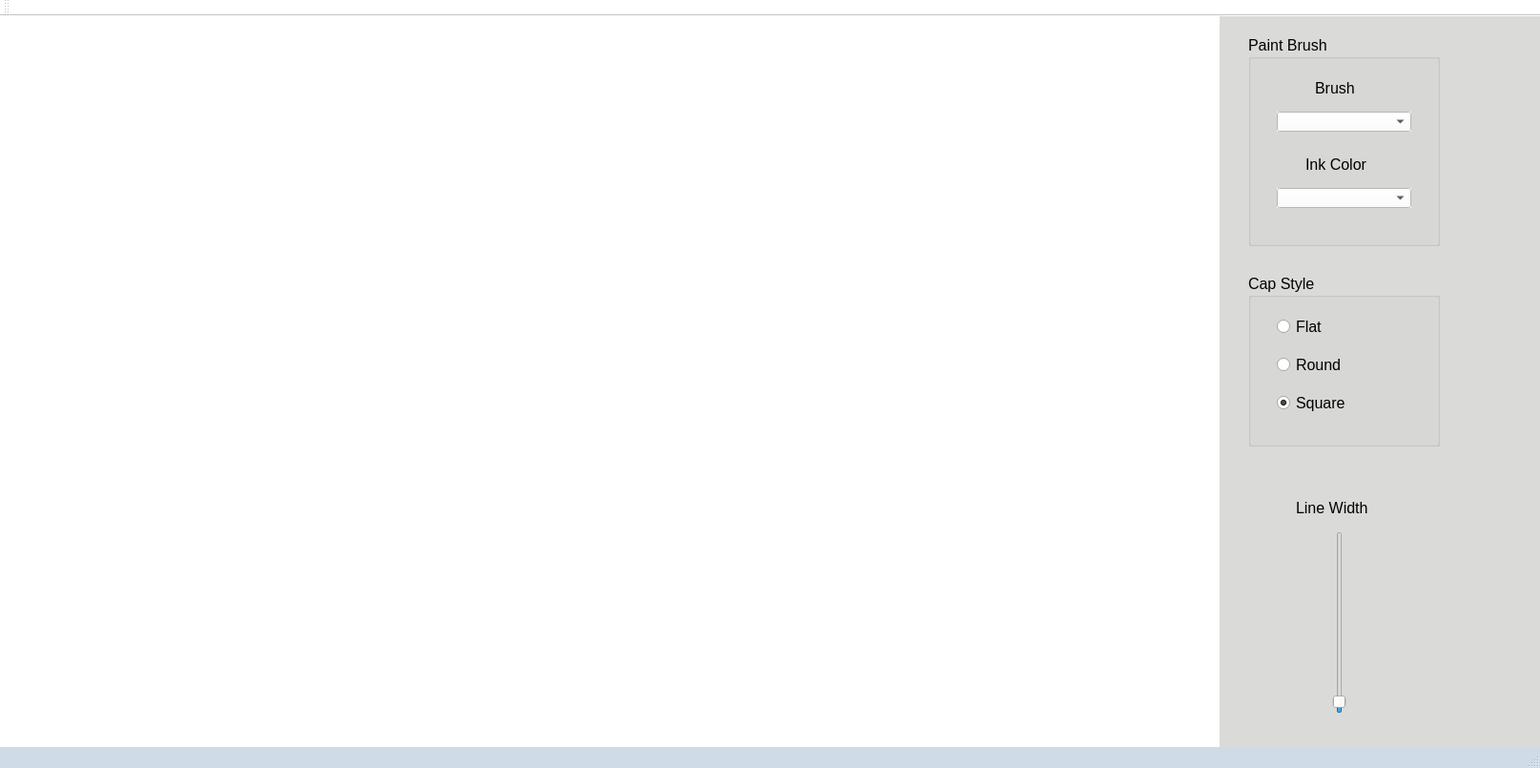
<?xml version="1.0" encoding="UTF-8"?>
<ui version="4.0">
 <class>MainWindow</class>
 <widget class="QMainWindow" name="MainWindow">
  <property name="geometry">
   <rect>
    <x>0</x>
    <y>0</y>
    <width>1615</width>
    <height>805</height>
   </rect>
  </property>
  <property name="sizePolicy">
   <sizepolicy hsizetype="Fixed" vsizetype="Fixed">
    <horstretch>0</horstretch>
    <verstretch>0</verstretch>
   </sizepolicy>
  </property>
  <property name="minimumSize">
   <size>
    <width>985</width>
    <height>648</height>
   </size>
  </property>
  <property name="palette">
   <palette>
    <active>
     <colorrole role="Midlight">
      <brush brushstyle="SolidPattern">
       <color alpha="255">
        <red>51</red>
        <green>153</green>
        <blue>255</blue>
       </color>
      </brush>
     </colorrole>
     <colorrole role="Base">
      <brush brushstyle="SolidPattern">
       <color alpha="255">
        <red>255</red>
        <green>255</green>
        <blue>255</blue>
       </color>
      </brush>
     </colorrole>
     <colorrole role="Window">
      <brush brushstyle="SolidPattern">
       <color alpha="255">
        <red>255</red>
        <green>255</green>
        <blue>255</blue>
       </color>
      </brush>
     </colorrole>
    </active>
    <inactive>
     <colorrole role="Midlight">
      <brush brushstyle="SolidPattern">
       <color alpha="255">
        <red>51</red>
        <green>153</green>
        <blue>255</blue>
       </color>
      </brush>
     </colorrole>
     <colorrole role="Base">
      <brush brushstyle="SolidPattern">
       <color alpha="255">
        <red>255</red>
        <green>255</green>
        <blue>255</blue>
       </color>
      </brush>
     </colorrole>
     <colorrole role="Window">
      <brush brushstyle="SolidPattern">
       <color alpha="255">
        <red>255</red>
        <green>255</green>
        <blue>255</blue>
       </color>
      </brush>
     </colorrole>
    </inactive>
    <disabled>
     <colorrole role="Midlight">
      <brush brushstyle="SolidPattern">
       <color alpha="255">
        <red>51</red>
        <green>153</green>
        <blue>255</blue>
       </color>
      </brush>
     </colorrole>
     <colorrole role="Base">
      <brush brushstyle="SolidPattern">
       <color alpha="255">
        <red>255</red>
        <green>255</green>
        <blue>255</blue>
       </color>
      </brush>
     </colorrole>
     <colorrole role="Window">
      <brush brushstyle="SolidPattern">
       <color alpha="255">
        <red>255</red>
        <green>255</green>
        <blue>255</blue>
       </color>
      </brush>
     </colorrole>
    </disabled>
   </palette>
  </property>
  <property name="cursor">
   <cursorShape>ArrowCursor</cursorShape>
  </property>
  <property name="mouseTracking">
   <bool>true</bool>
  </property>
  <property name="windowTitle">
   <string>DesignerEditor</string>
  </property>
  <widget class="QWidget" name="centralWidget">
   <widget class="ZoneDeDessin" name="mainDraw" native="true">
    <property name="geometry">
     <rect>
      <x>-1</x>
      <y>-1</y>
      <width>1281</width>
      <height>771</height>
     </rect>
    </property>
    <property name="sizePolicy">
     <sizepolicy hsizetype="Expanding" vsizetype="Expanding">
      <horstretch>0</horstretch>
      <verstretch>0</verstretch>
     </sizepolicy>
    </property>
    <property name="minimumSize">
     <size>
      <width>0</width>
      <height>0</height>
     </size>
    </property>
    <property name="palette">
     <palette>
      <active>
       <colorrole role="Base">
        <brush brushstyle="SolidPattern">
         <color alpha="255">
          <red>255</red>
          <green>255</green>
          <blue>255</blue>
         </color>
        </brush>
       </colorrole>
       <colorrole role="Window">
        <brush brushstyle="SolidPattern">
         <color alpha="255">
          <red>255</red>
          <green>255</green>
          <blue>255</blue>
         </color>
        </brush>
       </colorrole>
      </active>
      <inactive>
       <colorrole role="Base">
        <brush brushstyle="SolidPattern">
         <color alpha="255">
          <red>255</red>
          <green>255</green>
          <blue>255</blue>
         </color>
        </brush>
       </colorrole>
       <colorrole role="Window">
        <brush brushstyle="SolidPattern">
         <color alpha="255">
          <red>255</red>
          <green>255</green>
          <blue>255</blue>
         </color>
        </brush>
       </colorrole>
      </inactive>
      <disabled>
       <colorrole role="Base">
        <brush brushstyle="SolidPattern">
         <color alpha="255">
          <red>255</red>
          <green>255</green>
          <blue>255</blue>
         </color>
        </brush>
       </colorrole>
       <colorrole role="Window">
        <brush brushstyle="SolidPattern">
         <color alpha="255">
          <red>255</red>
          <green>255</green>
          <blue>255</blue>
         </color>
        </brush>
       </colorrole>
      </disabled>
     </palette>
    </property>
    <property name="cursor">
     <cursorShape>CrossCursor</cursorShape>
    </property>
    <property name="autoFillBackground">
     <bool>true</bool>
    </property>
   </widget>
   <widget class="QWidget" name="widget" native="true">
    <property name="geometry">
     <rect>
      <x>1279</x>
      <y>0</y>
      <width>341</width>
      <height>771</height>
     </rect>
    </property>
    <property name="sizePolicy">
     <sizepolicy hsizetype="Fixed" vsizetype="Fixed">
      <horstretch>0</horstretch>
      <verstretch>0</verstretch>
     </sizepolicy>
    </property>
    <property name="minimumSize">
     <size>
      <width>300</width>
      <height>0</height>
     </size>
    </property>
    <property name="palette">
     <palette>
      <active>
       <colorrole role="Light">
        <brush brushstyle="SolidPattern">
         <color alpha="255">
          <red>255</red>
          <green>255</green>
          <blue>255</blue>
         </color>
        </brush>
       </colorrole>
       <colorrole role="Base">
        <brush brushstyle="SolidPattern">
         <color alpha="255">
          <red>255</red>
          <green>255</green>
          <blue>255</blue>
         </color>
        </brush>
       </colorrole>
       <colorrole role="Window">
        <brush brushstyle="SolidPattern">
         <color alpha="176">
          <red>202</red>
          <green>202</green>
          <blue>200</blue>
         </color>
        </brush>
       </colorrole>
       <colorrole role="AlternateBase">
        <brush brushstyle="SolidPattern">
         <color alpha="255">
          <red>255</red>
          <green>255</green>
          <blue>255</blue>
         </color>
        </brush>
       </colorrole>
      </active>
      <inactive>
       <colorrole role="Light">
        <brush brushstyle="SolidPattern">
         <color alpha="255">
          <red>255</red>
          <green>255</green>
          <blue>255</blue>
         </color>
        </brush>
       </colorrole>
       <colorrole role="Base">
        <brush brushstyle="SolidPattern">
         <color alpha="255">
          <red>255</red>
          <green>255</green>
          <blue>255</blue>
         </color>
        </brush>
       </colorrole>
       <colorrole role="Window">
        <brush brushstyle="SolidPattern">
         <color alpha="176">
          <red>202</red>
          <green>202</green>
          <blue>200</blue>
         </color>
        </brush>
       </colorrole>
       <colorrole role="AlternateBase">
        <brush brushstyle="SolidPattern">
         <color alpha="255">
          <red>255</red>
          <green>255</green>
          <blue>255</blue>
         </color>
        </brush>
       </colorrole>
      </inactive>
      <disabled>
       <colorrole role="Light">
        <brush brushstyle="SolidPattern">
         <color alpha="255">
          <red>255</red>
          <green>255</green>
          <blue>255</blue>
         </color>
        </brush>
       </colorrole>
       <colorrole role="Base">
        <brush brushstyle="SolidPattern">
         <color alpha="176">
          <red>202</red>
          <green>202</green>
          <blue>200</blue>
         </color>
        </brush>
       </colorrole>
       <colorrole role="Window">
        <brush brushstyle="SolidPattern">
         <color alpha="176">
          <red>202</red>
          <green>202</green>
          <blue>200</blue>
         </color>
        </brush>
       </colorrole>
       <colorrole role="AlternateBase">
        <brush brushstyle="SolidPattern">
         <color alpha="255">
          <red>255</red>
          <green>255</green>
          <blue>255</blue>
         </color>
        </brush>
       </colorrole>
      </disabled>
     </palette>
    </property>
    <property name="layoutDirection">
     <enum>Qt::LeftToRight</enum>
    </property>
    <property name="autoFillBackground">
     <bool>true</bool>
    </property>
    <widget class="QSlider" name="WidthSlider">
     <property name="geometry">
      <rect>
       <x>110</x>
       <y>540</y>
       <width>31</width>
       <height>191</height>
      </rect>
     </property>
     <property name="palette">
      <palette>
       <active>
        <colorrole role="Midlight">
         <brush brushstyle="SolidPattern">
          <color alpha="255">
           <red>227</red>
           <green>227</green>
           <blue>227</blue>
          </color>
         </brush>
        </colorrole>
       </active>
       <inactive>
        <colorrole role="Midlight">
         <brush brushstyle="SolidPattern">
          <color alpha="255">
           <red>227</red>
           <green>227</green>
           <blue>227</blue>
          </color>
         </brush>
        </colorrole>
       </inactive>
       <disabled>
        <colorrole role="Midlight">
         <brush brushstyle="SolidPattern">
          <color alpha="255">
           <red>227</red>
           <green>227</green>
           <blue>227</blue>
          </color>
         </brush>
        </colorrole>
       </disabled>
      </palette>
     </property>
     <property name="maximum">
      <number>39</number>
     </property>
     <property name="value">
      <number>1</number>
     </property>
     <property name="orientation">
      <enum>Qt::Vertical</enum>
     </property>
    </widget>
    <widget class="QLabel" name="label_3">
     <property name="geometry">
      <rect>
       <x>80</x>
       <y>500</y>
       <width>121</width>
       <height>31</height>
      </rect>
     </property>
     <property name="font">
      <font>
       <family>Segoe UI</family>
       <pointsize>12</pointsize>
       <weight>50</weight>
       <bold>false</bold>
      </font>
     </property>
     <property name="text">
      <string>Line Width</string>
     </property>
    </widget>
    <widget class="QGroupBox" name="groupBox">
     <property name="geometry">
      <rect>
       <x>30</x>
       <y>20</y>
       <width>201</width>
       <height>221</height>
      </rect>
     </property>
     <property name="palette">
      <palette>
       <active>
        <colorrole role="Midlight">
         <brush brushstyle="SolidPattern">
          <color alpha="255">
           <red>255</red>
           <green>255</green>
           <blue>255</blue>
          </color>
         </brush>
        </colorrole>
        <colorrole role="Base">
         <brush brushstyle="SolidPattern">
          <color alpha="255">
           <red>255</red>
           <green>255</green>
           <blue>255</blue>
          </color>
         </brush>
        </colorrole>
        <colorrole role="Window">
         <brush brushstyle="SolidPattern">
          <color alpha="255">
           <red>255</red>
           <green>255</green>
           <blue>255</blue>
          </color>
         </brush>
        </colorrole>
       </active>
       <inactive>
        <colorrole role="Midlight">
         <brush brushstyle="SolidPattern">
          <color alpha="255">
           <red>255</red>
           <green>255</green>
           <blue>255</blue>
          </color>
         </brush>
        </colorrole>
        <colorrole role="Base">
         <brush brushstyle="SolidPattern">
          <color alpha="255">
           <red>255</red>
           <green>255</green>
           <blue>255</blue>
          </color>
         </brush>
        </colorrole>
        <colorrole role="Window">
         <brush brushstyle="SolidPattern">
          <color alpha="255">
           <red>255</red>
           <green>255</green>
           <blue>255</blue>
          </color>
         </brush>
        </colorrole>
       </inactive>
       <disabled>
        <colorrole role="Midlight">
         <brush brushstyle="SolidPattern">
          <color alpha="255">
           <red>255</red>
           <green>255</green>
           <blue>255</blue>
          </color>
         </brush>
        </colorrole>
        <colorrole role="Base">
         <brush brushstyle="SolidPattern">
          <color alpha="255">
           <red>255</red>
           <green>255</green>
           <blue>255</blue>
          </color>
         </brush>
        </colorrole>
        <colorrole role="Window">
         <brush brushstyle="SolidPattern">
          <color alpha="255">
           <red>255</red>
           <green>255</green>
           <blue>255</blue>
          </color>
         </brush>
        </colorrole>
       </disabled>
      </palette>
     </property>
     <property name="font">
      <font>
       <family>Segoe UI</family>
       <pointsize>12</pointsize>
       <weight>50</weight>
       <bold>false</bold>
      </font>
     </property>
     <property name="title">
      <string>Paint Brush</string>
     </property>
     <widget class="QLabel" name="label">
      <property name="geometry">
       <rect>
        <x>70</x>
        <y>40</y>
        <width>51</width>
        <height>31</height>
       </rect>
      </property>
      <property name="font">
       <font>
        <family>Segoe UI</family>
        <pointsize>12</pointsize>
        <weight>50</weight>
        <bold>false</bold>
       </font>
      </property>
      <property name="text">
       <string>Brush</string>
      </property>
     </widget>
     <widget class="QLabel" name="label_2">
      <property name="geometry">
       <rect>
        <x>60</x>
        <y>120</y>
        <width>81</width>
        <height>31</height>
       </rect>
      </property>
      <property name="font">
       <font>
        <family>Segoe UI</family>
        <pointsize>12</pointsize>
        <weight>50</weight>
        <bold>false</bold>
       </font>
      </property>
      <property name="text">
       <string>Ink Color</string>
      </property>
     </widget>
     <widget class="QComboBox" name="brushBox">
      <property name="geometry">
       <rect>
        <x>30</x>
        <y>80</y>
        <width>141</width>
        <height>21</height>
       </rect>
      </property>
      <property name="palette">
       <palette>
        <active>
         <colorrole role="WindowText">
          <brush brushstyle="SolidPattern">
           <color alpha="255">
            <red>0</red>
            <green>0</green>
            <blue>0</blue>
           </color>
          </brush>
         </colorrole>
         <colorrole role="Button">
          <brush brushstyle="SolidPattern">
           <color alpha="255">
            <red>255</red>
            <green>255</green>
            <blue>255</blue>
           </color>
          </brush>
         </colorrole>
         <colorrole role="Dark">
          <brush brushstyle="SolidPattern">
           <color alpha="255">
            <red>255</red>
            <green>255</green>
            <blue>255</blue>
           </color>
          </brush>
         </colorrole>
         <colorrole role="Mid">
          <brush brushstyle="SolidPattern">
           <color alpha="255">
            <red>255</red>
            <green>255</green>
            <blue>255</blue>
           </color>
          </brush>
         </colorrole>
         <colorrole role="Text">
          <brush brushstyle="SolidPattern">
           <color alpha="255">
            <red>0</red>
            <green>0</green>
            <blue>0</blue>
           </color>
          </brush>
         </colorrole>
         <colorrole role="ButtonText">
          <brush brushstyle="SolidPattern">
           <color alpha="255">
            <red>0</red>
            <green>0</green>
            <blue>0</blue>
           </color>
          </brush>
         </colorrole>
         <colorrole role="Shadow">
          <brush brushstyle="SolidPattern">
           <color alpha="255">
            <red>255</red>
            <green>255</green>
            <blue>255</blue>
           </color>
          </brush>
         </colorrole>
        </active>
        <inactive>
         <colorrole role="WindowText">
          <brush brushstyle="SolidPattern">
           <color alpha="255">
            <red>0</red>
            <green>0</green>
            <blue>0</blue>
           </color>
          </brush>
         </colorrole>
         <colorrole role="Button">
          <brush brushstyle="SolidPattern">
           <color alpha="255">
            <red>255</red>
            <green>255</green>
            <blue>255</blue>
           </color>
          </brush>
         </colorrole>
         <colorrole role="Dark">
          <brush brushstyle="SolidPattern">
           <color alpha="255">
            <red>255</red>
            <green>255</green>
            <blue>255</blue>
           </color>
          </brush>
         </colorrole>
         <colorrole role="Mid">
          <brush brushstyle="SolidPattern">
           <color alpha="255">
            <red>255</red>
            <green>255</green>
            <blue>255</blue>
           </color>
          </brush>
         </colorrole>
         <colorrole role="Text">
          <brush brushstyle="SolidPattern">
           <color alpha="255">
            <red>0</red>
            <green>0</green>
            <blue>0</blue>
           </color>
          </brush>
         </colorrole>
         <colorrole role="ButtonText">
          <brush brushstyle="SolidPattern">
           <color alpha="255">
            <red>0</red>
            <green>0</green>
            <blue>0</blue>
           </color>
          </brush>
         </colorrole>
         <colorrole role="Shadow">
          <brush brushstyle="SolidPattern">
           <color alpha="255">
            <red>255</red>
            <green>255</green>
            <blue>255</blue>
           </color>
          </brush>
         </colorrole>
        </inactive>
        <disabled>
         <colorrole role="WindowText">
          <brush brushstyle="SolidPattern">
           <color alpha="255">
            <red>255</red>
            <green>255</green>
            <blue>255</blue>
           </color>
          </brush>
         </colorrole>
         <colorrole role="Button">
          <brush brushstyle="SolidPattern">
           <color alpha="255">
            <red>255</red>
            <green>255</green>
            <blue>255</blue>
           </color>
          </brush>
         </colorrole>
         <colorrole role="Dark">
          <brush brushstyle="SolidPattern">
           <color alpha="255">
            <red>255</red>
            <green>255</green>
            <blue>255</blue>
           </color>
          </brush>
         </colorrole>
         <colorrole role="Mid">
          <brush brushstyle="SolidPattern">
           <color alpha="255">
            <red>255</red>
            <green>255</green>
            <blue>255</blue>
           </color>
          </brush>
         </colorrole>
         <colorrole role="Text">
          <brush brushstyle="SolidPattern">
           <color alpha="255">
            <red>255</red>
            <green>255</green>
            <blue>255</blue>
           </color>
          </brush>
         </colorrole>
         <colorrole role="ButtonText">
          <brush brushstyle="SolidPattern">
           <color alpha="255">
            <red>255</red>
            <green>255</green>
            <blue>255</blue>
           </color>
          </brush>
         </colorrole>
         <colorrole role="Shadow">
          <brush brushstyle="SolidPattern">
           <color alpha="255">
            <red>255</red>
            <green>255</green>
            <blue>255</blue>
           </color>
          </brush>
         </colorrole>
        </disabled>
       </palette>
      </property>
      <property name="font">
       <font>
        <pointsize>10</pointsize>
       </font>
      </property>
      <property name="autoFillBackground">
       <bool>true</bool>
      </property>
      <property name="editable">
       <bool>false</bool>
      </property>
      <property name="currentText">
       <string/>
      </property>
      <property name="currentIndex">
       <number>-1</number>
      </property>
      <property name="maxCount">
       <number>20</number>
      </property>
      <property name="minimumContentsLength">
       <number>10</number>
      </property>
     </widget>
     <widget class="QComboBox" name="colorBox">
      <property name="geometry">
       <rect>
        <x>30</x>
        <y>160</y>
        <width>141</width>
        <height>21</height>
       </rect>
      </property>
      <property name="palette">
       <palette>
        <active>
         <colorrole role="Button">
          <brush brushstyle="SolidPattern">
           <color alpha="255">
            <red>255</red>
            <green>255</green>
            <blue>255</blue>
           </color>
          </brush>
         </colorrole>
        </active>
        <inactive>
         <colorrole role="Button">
          <brush brushstyle="SolidPattern">
           <color alpha="255">
            <red>255</red>
            <green>255</green>
            <blue>255</blue>
           </color>
          </brush>
         </colorrole>
        </inactive>
        <disabled>
         <colorrole role="Button">
          <brush brushstyle="SolidPattern">
           <color alpha="255">
            <red>255</red>
            <green>255</green>
            <blue>255</blue>
           </color>
          </brush>
         </colorrole>
        </disabled>
       </palette>
      </property>
      <property name="font">
       <font>
        <pointsize>10</pointsize>
       </font>
      </property>
      <property name="autoFillBackground">
       <bool>true</bool>
      </property>
      <property name="editable">
       <bool>false</bool>
      </property>
      <property name="currentIndex">
       <number>-1</number>
      </property>
     </widget>
    </widget>
    <widget class="QGroupBox" name="capStyleBox">
     <property name="geometry">
      <rect>
       <x>30</x>
       <y>270</y>
       <width>201</width>
       <height>181</height>
      </rect>
     </property>
     <property name="font">
      <font>
       <family>Segoe UI</family>
       <pointsize>12</pointsize>
      </font>
     </property>
     <property name="title">
      <string>Cap Style</string>
     </property>
     <widget class="QRadioButton" name="square">
      <property name="geometry">
       <rect>
        <x>30</x>
        <y>120</y>
        <width>95</width>
        <height>31</height>
       </rect>
      </property>
      <property name="text">
       <string>Square</string>
      </property>
      <property name="checked">
       <bool>true</bool>
      </property>
     </widget>
     <widget class="QRadioButton" name="round">
      <property name="geometry">
       <rect>
        <x>30</x>
        <y>80</y>
        <width>95</width>
        <height>31</height>
       </rect>
      </property>
      <property name="text">
       <string>Round</string>
      </property>
     </widget>
     <widget class="QRadioButton" name="flat">
      <property name="geometry">
       <rect>
        <x>30</x>
        <y>40</y>
        <width>95</width>
        <height>31</height>
       </rect>
      </property>
      <property name="text">
       <string>Flat</string>
      </property>
     </widget>
    </widget>
   </widget>
  </widget>
  <widget class="QMenuBar" name="menuBar">
   <property name="geometry">
    <rect>
     <x>0</x>
     <y>0</y>
     <width>1615</width>
     <height>25</height>
    </rect>
   </property>
  </widget>
  <widget class="QToolBar" name="mainToolBar">
   <attribute name="toolBarArea">
    <enum>TopToolBarArea</enum>
   </attribute>
   <attribute name="toolBarBreak">
    <bool>false</bool>
   </attribute>
  </widget>
  <widget class="QStatusBar" name="statusBar">
   <property name="sizePolicy">
    <sizepolicy hsizetype="Preferred" vsizetype="Preferred">
     <horstretch>0</horstretch>
     <verstretch>0</verstretch>
    </sizepolicy>
   </property>
   <property name="palette">
    <palette>
     <active>
      <colorrole role="Base">
       <brush brushstyle="SolidPattern">
        <color alpha="255">
         <red>255</red>
         <green>255</green>
         <blue>255</blue>
        </color>
       </brush>
      </colorrole>
      <colorrole role="Window">
       <brush brushstyle="SolidPattern">
        <color alpha="255">
         <red>207</red>
         <green>219</green>
         <blue>230</blue>
        </color>
       </brush>
      </colorrole>
     </active>
     <inactive>
      <colorrole role="Base">
       <brush brushstyle="SolidPattern">
        <color alpha="255">
         <red>255</red>
         <green>255</green>
         <blue>255</blue>
        </color>
       </brush>
      </colorrole>
      <colorrole role="Window">
       <brush brushstyle="SolidPattern">
        <color alpha="255">
         <red>207</red>
         <green>219</green>
         <blue>230</blue>
        </color>
       </brush>
      </colorrole>
     </inactive>
     <disabled>
      <colorrole role="Base">
       <brush brushstyle="SolidPattern">
        <color alpha="255">
         <red>207</red>
         <green>219</green>
         <blue>230</blue>
        </color>
       </brush>
      </colorrole>
      <colorrole role="Window">
       <brush brushstyle="SolidPattern">
        <color alpha="255">
         <red>207</red>
         <green>219</green>
         <blue>230</blue>
        </color>
       </brush>
      </colorrole>
     </disabled>
    </palette>
   </property>
   <property name="autoFillBackground">
    <bool>true</bool>
   </property>
  </widget>
 </widget>
 <layoutdefault spacing="6" margin="11"/>
 <customwidgets>
  <customwidget>
   <class>ZoneDeDessin</class>
   <extends>QWidget</extends>
   <header location="global">zonededessin.h</header>
   <container>1</container>
  </customwidget>
 </customwidgets>
 <resources/>
 <connections/>
</ui>
